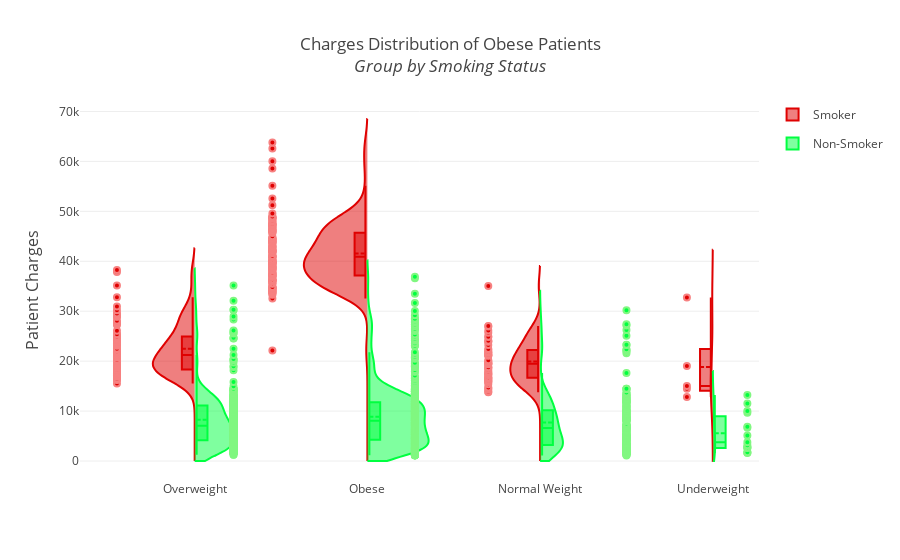

The cell this chart's notebook holds for it:
### Code cell
pointspossmoker = [-0.9,-1.1,-0.6,-0.3]
pointposnonsmoker = [0.45,0.55,1,0.4]
showLegend = [True,False,False,False]

data = []
for i in range(0,len(pd.unique(df['weight_condition']))):
    male = {
            "type": 'violin',
            "x": df['weight_condition'][ (df['smoker'] == 'yes') & (df['weight_condition'] == pd.unique(df['weight_condition'])[i]) ],
            "y": df['charges'][ (df['smoker'] == 'yes') & (df['weight_condition'] == pd.unique(df['weight_condition'])[i]) ],
            "legendgroup": 'Smoker',
            "scalegroup": 'Smoker',
            "name": 'Smoker',
            "side": 'negative',
            "box": {"visible": True},
            "points": 'all',
            "pointpos": pointspossmoker[i],
            "jitter": 0,
            "scalemode": 'count',
            "meanline": {
                "visible": True
            },
            "line": {
                "color": '#DF0101'
            },
            "marker": {
                "line": {
                    "width": 2,
                    "color": '#F78181'
                }
            },
            "span": [
                0
            ],
            "showlegend": showLegend[i]
        }
    data.append(male)
    female = {
            "type": 'violin',
            "x": df['weight_condition'] [ (df['smoker'] == 'no') & (df['weight_condition'] == pd.unique(df['weight_condition'])[i]) ],
            "y": df['charges'] [ (df['smoker'] == 'no') & (df['weight_condition'] == pd.unique(df['weight_condition'])[i]) ],
            "legendgroup": 'Non-Smoker',
            "scalegroup": 'Non-Smoker',
            "name": 'Non-Smoker',
            "side": 'positive',
            "box": {
                "visible": True
            },
            "points": 'all',
            "pointpos": pointposnonsmoker[i],
            "jitter": 0,
            "scalemode": 'count',
            "meanline": {
                "visible": True
            },
            "line": {
                "color": '#00FF40'
            },
            "marker": {
                "line": {
                    "width": 2,
                    "color": '#81F781'
                }
            },
            "span": [
                0
            ],
            "showlegend": showLegend[i]
        }
    data.append(female)
        

fig = {
    "data": data,
    "layout" : {
        "title": "Charges Distribution of Obese Patients<br><i>Group by Smoking Status",
        "yaxis": {
            "zeroline": False,
            "title": "Patient Charges",
            "titlefont": {
                "size": 16
            }
        },
        "violingap": 0,
        "violingroupgap": 0,
        "violinmode": "overlay"
    }
}


iplot(fig, filename='violin/advanced', validate = False)

### Figure 1 — Plotly figure (JSON) as saved in the notebook; plotly's stock layout.template omitted (floating-point values rounded to 4 significant figures; data arrays with more than 128 entries replaced by an {"elided": "..."} marker saying what was removed)
{"data": [{"box": {"visible": true}, "jitter": 0, "legendgroup": "Smoker", "line": {"color": "#DF0101"}, "marker": {"line": {"color": "#F78181", "width": 2}}, "meanline": {"visible": true}, "name": "Smoker", "pointpos": -0.9, "points": "all", "scalegroup": "Smoker", "scalemode": "count", "showlegend": true, "side": "negative", "span": [0], "type": "violin", "x": ["Overweight", "Overweight", "Overweight", "Overweight", "Overweight", "Overweight", "Overweight", "Overweight", "Overweight", "Overweight", "Overweight", "Overweight", "Overweight", "Overweight", "Overweight", "Overweight", "Overweight", "Overweight", "Overweight", "Overweight", "Overweight", "Overweight", "Overweight", "Overweight", "Overweight", "Overweight", "Overweight", "Overweight", "Overweight", "Overweight", "Overweight", "Overweight", "Overweight", "Overweight", "Overweight", "Overweight", "Overweight", "Overweight", "Overweight", "Overweight", "Overweight", "Overweight", "Overweight", "Overweight", "Overweight", "Overweight", "Overweight", "Overweight", "Overweight", "Overweight", "Overweight", "Overweight", "Overweight", "Overweight", "Overweight", "Overweight", "Overweight", "Overweight", "Overweight", "Overweight", "Overweight", "Overweight", "Overweight", "Overweight", "Overweight", "Overweight", "Overweight", "Overweight", "Overweight", "Overweight", "Overweight", "Overweight", "Overweight", "Overweight"], "y": [16880.0, 27810.0, 23570.0, 30180.0, 30940.0, 17560.0, 19110.0, 17080.0, 18970.0, 20750.0, 15520.0, 21350.0, 20980.0, 17350.0, 29520.0, 17090.0, 22330.0, 16300.0, 21980.0, 24390.0, 18030.0, 28950.0, 26110.0, 19520.0, 25380.0, 28870.0, 35150.0, 17940.0, 21080.0, 38250.0, 23810.0, 17470.0, 23310.0, 20150.0, 32790.0, 24670.0, 18250.0, 19540.0, 23070.0, 19040.0, 17750.0, 24520.0, 18310.0, 23400.0, 20770.0, 27530.0, 19720.0, 27220.0, 29330.0, 21770.0, 19930.0, 20010.0, 19200.0, 24920.0, 16450.0, 20230.0, 25310.0, 24180.0, 17180.0, 22480.0, 19350.0, 18330.0, 21770.0, 18220.0, 20300.0, 18650.0, 16230.0, 17040.0, 22460.0, 24540.0, 37830.0, 21470.0, 28100.0, 29140.0]}, {"box": {"visible": true}, "jitter": 0, "legendgroup": "Non-Smoker", "line": {"color": "#00FF40"}, "marker": {"line": {"color": "#81F781", "width": 2}}, "meanline": {"visible": true}, "name": "Non-Smoker", "pointpos": 0.45, "points": "all", "scalegroup": "Non-Smoker", "scalemode": "count", "showlegend": true, "side": "positive", "span": [0], "type": "violin", "x": {"elided": "312 str values"}, "y": {"elided": "312 float values"}}, {"box": {"visible": true}, "jitter": 0, "legendgroup": "Smoker", "line": {"color": "#DF0101"}, "marker": {"line": {"color": "#F78181", "width": 2}}, "meanline": {"visible": true}, "name": "Smoker", "pointpos": -1.1, "points": "all", "scalegroup": "Smoker", "scalemode": "count", "showlegend": false, "side": "negative", "span": [0], "type": "violin", "x": {"elided": "145 str values"}, "y": {"elided": "145 float values"}}, {"box": {"visible": true}, "jitter": 0, "legendgroup": "Non-Smoker", "line": {"color": "#00FF40"}, "marker": {"line": {"color": "#81F781", "width": 2}}, "meanline": {"visible": true}, "name": "Non-Smoker", "pointpos": 0.55, "points": "all", "scalegroup": "Non-Smoker", "scalemode": "count", "showlegend": false, "side": "positive", "span": [0], "type": "violin", "x": {"elided": "562 str values"}, "y": {"elided": "562 float values"}}, {"box": {"visible": true}, "jitter": 0, "legendgroup": "Smoker", "line": {"color": "#DF0101"}, "marker": {"line": {"color": "#F78181", "width": 2}}, "meanline": {"visible": true}, "name": "Smoker", "pointpos": -0.6, "points": "all", "scalegroup": "Smoker", "scalemode": "count", "showlegend": false, "side": "negative", "span": [0], "type": "violin", "x": ["Normal Weight", "Normal Weight", "Normal Weight", "Normal Weight", "Normal Weight", "Normal Weight", "Normal Weight", "Normal Weight", "Normal Weight", "Normal Weight", "Normal Weight", "Normal Weight", "Normal Weight", "Normal Weight", "Normal Weight", "Normal Weight", "Normal Weight", "Normal Weight", "Normal Weight", "Normal Weight", "Normal Weight", "Normal Weight", "Normal Weight", "Normal Weight", "Normal Weight", "Normal Weight", "Normal Weight", "Normal Weight", "Normal Weight", "Normal Weight", "Normal Weight", "Normal Weight", "Normal Weight", "Normal Weight", "Normal Weight", "Normal Weight", "Normal Weight", "Normal Weight", "Normal Weight", "Normal Weight", "Normal Weight", "Normal Weight", "Normal Weight", "Normal Weight", "Normal Weight", "Normal Weight", "Normal Weight", "Normal Weight", "Normal Weight", "Normal Weight"], "y": [23240.0, 14710.0, 17660.0, 16580.0, 21100.0, 22410.0, 15820.0, 19960.0, 21220.0, 19520.0, 19440.0, 24870.0, 17180.0, 24870.0, 13840.0, 21660.0, 19590.0, 18610.0, 22220.0, 15360.0, 25680.0, 27040.0, 16660.0, 19360.0, 18260.0, 21200.0, 17900.0, 24110.0, 15820.0, 19800.0, 17500.0, 35070.0, 23970.0, 16140.0, 14570.0, 16420.0, 17360.0, 18770.0, 21680.0, 13750.0, 21880.0, 16780.0, 23890.0, 26130.0, 20170.0, 26930.0, 14280.0, 21260.0, 16120.0, 18770.0]}, {"box": {"visible": true}, "jitter": 0, "legendgroup": "Non-Smoker", "line": {"color": "#00FF40"}, "marker": {"line": {"color": "#81F781", "width": 2}}, "meanline": {"visible": true}, "name": "Non-Smoker", "pointpos": 1, "points": "all", "scalegroup": "Non-Smoker", "scalemode": "count", "showlegend": false, "side": "positive", "span": [0], "type": "violin", "x": {"elided": "175 str values"}, "y": {"elided": "175 float values"}}, {"box": {"visible": true}, "jitter": 0, "legendgroup": "Smoker", "line": {"color": "#DF0101"}, "marker": {"line": {"color": "#F78181", "width": 2}}, "meanline": {"visible": true}, "name": "Smoker", "pointpos": -0.3, "points": "all", "scalegroup": "Smoker", "scalemode": "count", "showlegend": false, "side": "negative", "span": [0], "type": "violin", "x": ["Underweight", "Underweight", "Underweight", "Underweight", "Underweight"], "y": [32730.0, 12830.0, 15010.0, 14460.0, 19020.0]}, {"box": {"visible": true}, "jitter": 0, "legendgroup": "Non-Smoker", "line": {"color": "#00FF40"}, "marker": {"line": {"color": "#81F781", "width": 2}}, "meanline": {"visible": true}, "name": "Non-Smoker", "pointpos": 0.4, "points": "all", "scalegroup": "Non-Smoker", "scalemode": "count", "showlegend": false, "side": "positive", "span": [0], "type": "violin", "x": ["Underweight", "Underweight", "Underweight", "Underweight", "Underweight", "Underweight", "Underweight", "Underweight", "Underweight", "Underweight", "Underweight", "Underweight", "Underweight", "Underweight", "Underweight"], "y": [2775.0, 1695.0, 9644.0, 1728.0, 1621.0, 3167.0, 2585.0, 2681.0, 11530.0, 6878.0, 13200.0, 9991.0, 5117.0, 6641.0, 3733.0]}], "layout": {"title": "Charges Distribution of Obese Patients<br><i>Group by Smoking Status", "violingap": 0, "violingroupgap": 0, "violinmode": "overlay", "yaxis": {"title": "Patient Charges", "titlefont": {"size": 16}, "zeroline": false}}}
